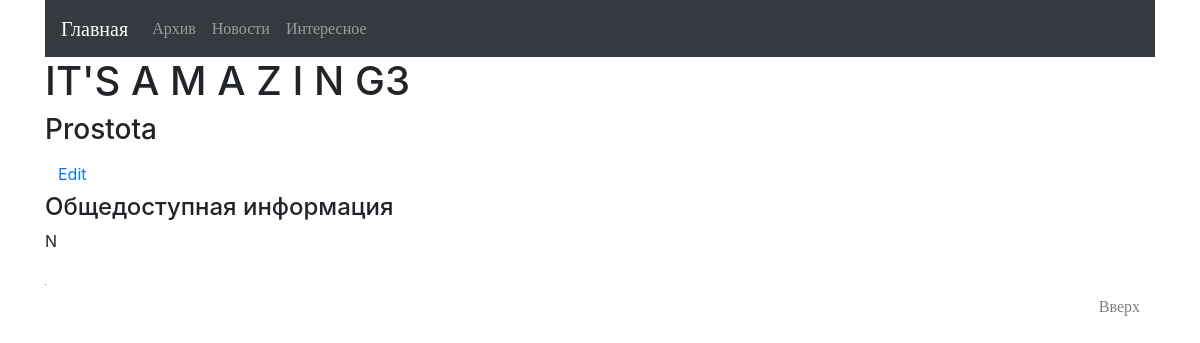
/news/3/, run on the app's committed database.
### news_blog/models.py (models this page shows, shortened)
class Article(models.Model):
    title = models.CharField(max_length=100)
    created_date = models.DateTimeField(default=timezone.now)
    text = models.TextField()
    published_date = models.DateTimeField(
        blank=True, null=True)
    author = models.ForeignKey(Author, on_delete=models.CASCADE)

class Author(models.Model):
    id = models.UUIDField(primary_key=True, default=uuid.uuid4, editable=False)
    name = models.CharField(max_length=50)
    email = models.EmailField()

### news_blog/views.py (the view)
# urls.py: path('<int:article_id>/', views.get_article, name='article'),
def get_article(request, article_id):
   try:
       article = Article.objects.get(id=article_id)
       author = Author.objects.filter(article__pk=article_id)
       comment = Comment.objects.filter(article=article)
   except (Article.DoesNotExist, Author.DoesNotExist, Comment.DoesNotExist) as error:
       return HttpResponseNotFound(error)
   return render(request, 'news_blog/news_article.html',
                 {'article': article,
                  'author': author,
                  'comment': comment
                  }
                 )

### news_blog/templates/news_blog/news_article.html (shortened to what this page needs)
{% extends "news_blog/base.html" %}
{% block title %}IT'S A M A Z I N G{{article.id}}{% endblock %}
{% block content %}
  <div class="row">
       <div class="col-sm">
           <h3>{{ article.title }}</h3>
           <small>
               <a class="btn btn-default" href="{% url 'edit' article_id=article.id %}">
                   Edit
               </a>
           </small>
           <h4>{{ article.author.name }}</h4>
           <p>{{ article.text }}</p>
    </div>
   </div>
 <div class="row">
       <div class="col-sm">
       </div>
   </div>
{% endblock %}

### news_blog/templates/news_blog/base.html (style rules this page uses)
body { background-image:"https://upload.wikimedia.org/wikipedia/commons/6/66/Rnacap_1av6.png"; background-repeat:no-repeat; background-attachment:fixed; }

### data on the page
Article: id "3", title "Prostota", author.name "Общедоступная информация", text "N"
